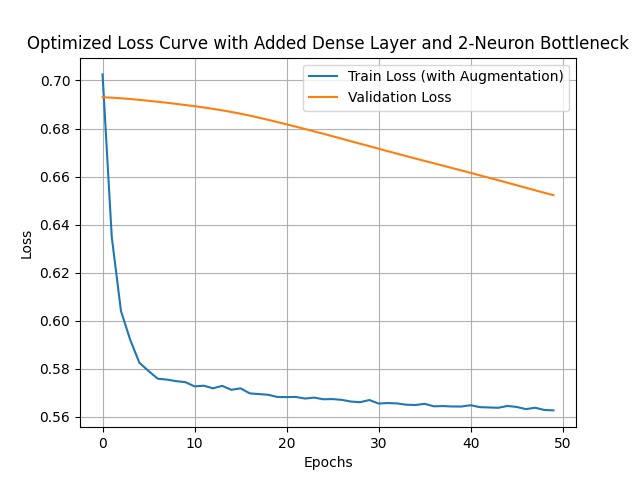

Write the Python code that produced this figure.
import os
import numpy as np
import matplotlib.pyplot as plt
from tensorflow.keras.preprocessing.image import load_img, img_to_array, ImageDataGenerator
from tensorflow.keras.models import Sequential
from tensorflow.keras.layers import Dense, Conv2D, MaxPooling2D, UpSampling2D, Flatten, Reshape, Dropout, BatchNormalization
from tensorflow.keras.optimizers import Adam
from tensorflow.keras.callbacks import ReduceLROnPlateau, EarlyStopping

# 1. Bilder laden und vorverarbeiten
def load_images(image_folder):
    images = []
    for file_name in os.listdir(image_folder):
        if file_name.endswith('.jpg'):  # Auf '.jpg' prüfen
            image = load_img(os.path.join(image_folder, file_name), target_size=(256, 256), color_mode='grayscale')
            image = img_to_array(image)
            images.append(image)
    images = np.array(images, dtype='float32') / 255.0  # Normalisierung
    return images

# Pfade zu den Ordnern
train_image_folder = 'C:\\Users\\dokov\\Documents\\Uni\\HiWi\\Keytool\\bilder256'  # Trainingsdaten
val_image_folder = 'C:\\Users\\dokov\\Documents\\Uni\\HiWi\\Keytool\\val'  # Validierungsdaten

# Trainings- und Validierungsbilder laden
x_train = load_images(train_image_folder)
x_val = load_images(val_image_folder)

# 2. Datenaugmentation einrichten (leicht angepasst)
datagen = ImageDataGenerator(
    rotation_range=10,  # Leicht reduzierte Rotation
    width_shift_range=0.1,  # Leicht reduzierte Verschiebung
    height_shift_range=0.1,  # Leicht reduzierte Verschiebung
    shear_range=0.1,  # Leicht reduzierte Verzerrung
    zoom_range=0.1,  # Leicht reduzierter Zoom
    horizontal_flip=True,  # Horizontales Spiegeln bleibt gleich
    fill_mode='nearest'
)

# 3. Encoder-Decoder-Modell definieren mit zusätzlichem Dense Layer und Bottleneck
def create_autoencoder(input_shape=(256, 256, 1)):
    model = Sequential()
    
    # Encoder
    model.add(Conv2D(32, kernel_size=(3, 3), activation='relu', padding='same', input_shape=input_shape))
    model.add(BatchNormalization())
    model.add(MaxPooling2D(pool_size=(2, 2), padding='same'))
    model.add(Conv2D(64, kernel_size=(3, 3), activation='relu', padding='same'))
    model.add(BatchNormalization())
    model.add(MaxPooling2D(pool_size=(2, 2), padding='same'))
    model.add(Conv2D(128, kernel_size=(3, 3), activation='relu', padding='same'))
    model.add(BatchNormalization())
    model.add(MaxPooling2D(pool_size=(2, 2), padding='same'))
    
    # Flattening before Dense Layers
    model.add(Flatten())
    model.add(Dense(256, activation='relu'))
    model.add(Dropout(0.3))
    
    # Middle bottleneck layer with 2 neurons
    model.add(Dense(2, activation='relu'))  # Dieser Layer hat nur 2 Neuronen

    # Expand to the previous number of neurons before reshaping
    model.add(Dense(256, activation='relu'))
    model.add(Dense(65536, activation='relu'))

    # Reshape zurück zu Feature Maps für den Decoder
    model.add(Reshape((32, 32, 64)))

    # Decoder
    model.add(Conv2D(128, kernel_size=(3, 3), activation='relu', padding='same'))
    model.add(BatchNormalization())
    model.add(UpSampling2D((2, 2)))
    model.add(Conv2D(64, kernel_size=(3, 3), activation='relu', padding='same'))
    model.add(BatchNormalization())
    model.add(UpSampling2D((2, 2)))
    model.add(Conv2D(32, kernel_size=(3, 3), activation='relu', padding='same'))
    model.add(UpSampling2D((2, 2)))
    model.add(Conv2D(1, kernel_size=(3, 3), activation='sigmoid', padding='same'))
    
    model.compile(optimizer=Adam(learning_rate=0.00005), loss='binary_crossentropy')
    return model

# Autoencoder-Modell erstellen
autoencoder = create_autoencoder()

# Lernraten-Scheduler und EarlyStopping hinzufügen
lr_scheduler = ReduceLROnPlateau(monitor='val_loss', factor=0.5, patience=3, verbose=1)
early_stopping = EarlyStopping(monitor='val_loss', patience=5, restore_best_weights=True, verbose=1)

# 4. Modell trainieren mit augmentierten Daten und Loss-Kurve darstellen
history = autoencoder.fit(
    datagen.flow(x_train, x_train, batch_size=64),
    steps_per_epoch=len(x_train) // 64,
    epochs=50,
    validation_data=(x_val, x_val),
    callbacks=[lr_scheduler, early_stopping],
    verbose=1
)

plt.plot(history.history['loss'], label='Train Loss (with Augmentation)')
plt.plot(history.history['val_loss'], label='Validation Loss')
plt.title('Optimized Loss Curve with Added Dense Layer and 2-Neuron Bottleneck')
plt.xlabel('Epochs')
plt.ylabel('Loss')
plt.legend()
plt.grid(True)
plt.show()

# 5. Modellbewertung
test_loss = autoencoder.evaluate(x_val, x_val)
print(f'Test Loss: {test_loss}')
